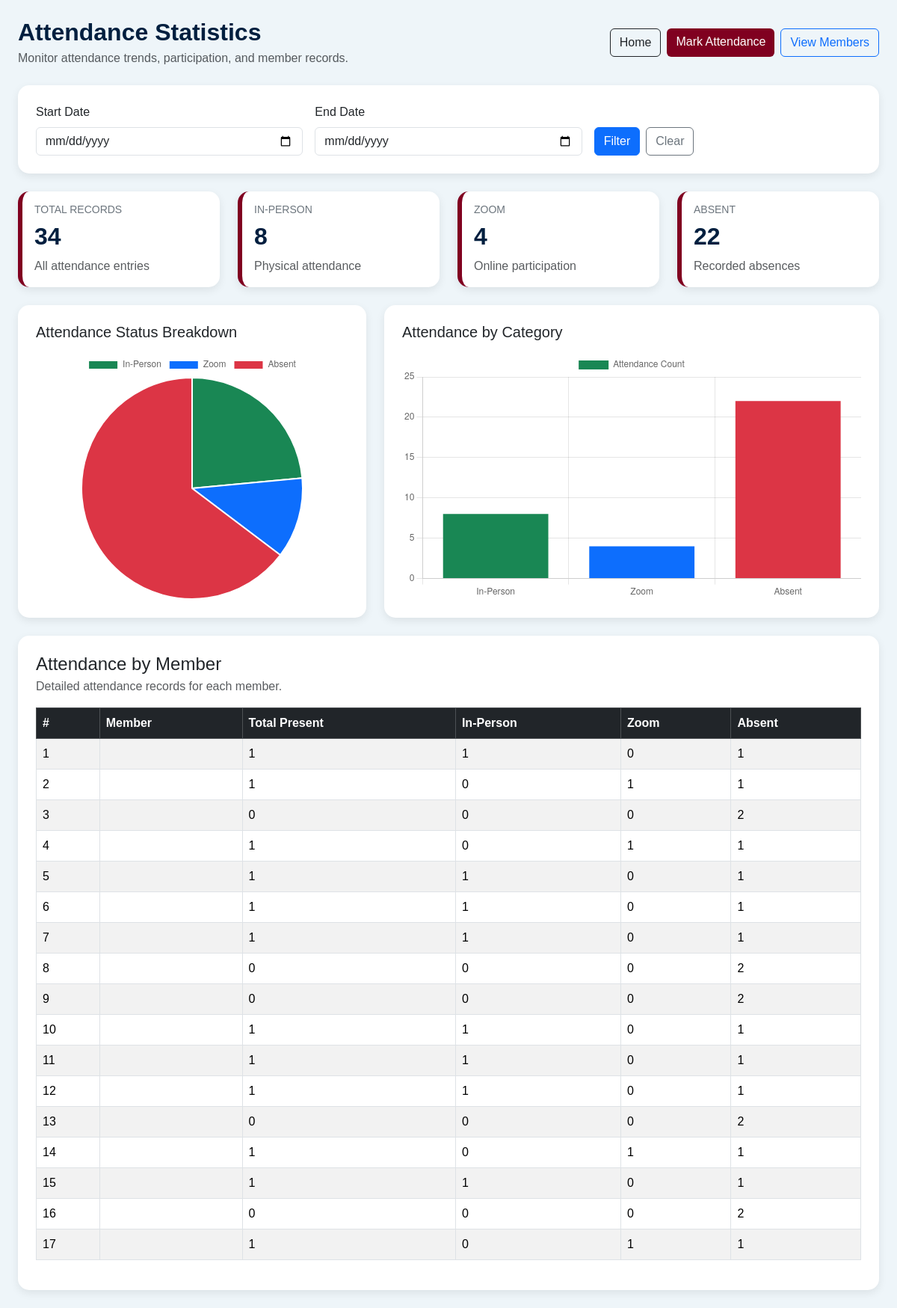
The page /attendance/statistics/ on the database its author committed.
### churchmembers/models.py (models this page shows, shortened)
class ChurchMember(models.Model):
    MARITAL_STATUS_CHOICES = [
        ("Single", "Single"),
        ("Married", "Married"),
        ("Widowed", "Widowed"),
        ("Divorced", "Divorced"),
        ("Separated", "Separated"),
    ]
    first_name = models.CharField(max_length=100)
    middle_name = models.CharField(max_length=100, blank=True, null=True)
    last_name = models.CharField(max_length=100)
    preferred_name = models.CharField(
        max_length=100,
        blank=True,
        null=True,
        help_text="Name the member prefers to be called."
    )
    photo = models.ImageField(
        upload_to="member_photos/",
        blank=True,
        null=True
    )
    address = models.ForeignKey(
        Address,
        on_delete=models.SET_NULL,
        blank=True,
        null=True,
        related_name="church_members"
    )
    home_phone = models.CharField(max_length=20, blank=True, null=True)
    mobile_phone = models.CharField(max_length=20, blank=True, null=True)
    email = models.EmailField(blank=True, null=True)
    date_of_birth = models.DateField(blank=True, null=True)
    baptismal_date = models.DateField(blank=True, null=True)
    membership_date = models.DateField(blank=True, null=True)
    transfer_date = models.DateField(blank=True, null=True)
    originating_congregation = models.ForeignKey(
        Congregation,
        on_delete=models.SET_NULL,
        blank=True,
        null=True,
        related_name="transferred_members"
    )
    previous_congregation_notes = models.TextField(blank=True, null=True)
    moved_to_area_date = models.DateField(blank=True, null=True)
    lives_with = models.CharField(max_length=200, blank=True, null=True)
    marital_status = models.CharField(
        max_length=20,
        choices=MARITAL_STATUS_CHOICES,
        blank=True,
        null=True
    )
    was_previously_married = models.BooleanField(default=False)
    has_children = models.BooleanField(default=False)
    children_in_congregation = models.PositiveIntegerField(blank=True, null=True)
    ministries = models.ManyToManyField(
        Ministry,
        blank=True,
        related_name="members"
    )
    worship_areas = models.ManyToManyField(
        WorshipArea,
        blank=True,
        related_name="members"
    )
    is_active = models.BooleanField(default=True)
    created_at = models.DateTimeField(auto_now_add=True)
    updated_at = models.DateTimeField(auto_now=True)
    class Meta:
        ordering = ["last_name", "first_name"]

### churchmembers/views.py (the view)
# urls.py: path("attendance/statistics/", views.attendance_statistics, name="attendance_statistics"),
def attendance_statistics(request):
    start_date = request.GET.get("start_date")
    end_date = request.GET.get("end_date")
    attendance_records = Attendance.objects.all()
    if start_date:
        attendance_records = attendance_records.filter(date__gte=start_date)
    if end_date:
        attendance_records = attendance_records.filter(date__lte=end_date)
    member_stats = []
    members = ChurchMember.objects.all().order_by("first_name", "last_name")
    for member in members:
        member_attendance = attendance_records.filter(member=member)
        in_person = member_attendance.filter(status="In Person").count()
        zoom = member_attendance.filter(status="Zoom").count()
        absent = member_attendance.filter(status="Absent").count()
        excused = member_attendance.filter(status="Excused").count()
        late = member_attendance.filter(status="Late").count()
        member_stats.append({
            "member": member,
            "in_person": in_person,
            "zoom": zoom,
            "absent": absent,
            "excused": excused,
            "late": late,
            "total_present": in_person + zoom + late,
        })
    return render(
        request,
        "churchmembers/attendance_statistics.html",
        {
            "total_records": attendance_records.count(),
            "in_person_count": attendance_records.filter(status="In Person").count(),
            "zoom_count": attendance_records.filter(status="Zoom").count(),
            "absent_count": attendance_records.filter(status="Absent").count(),
            "excused_count": attendance_records.filter(status="Excused").count(),
            "late_count": attendance_records.filter(status="Late").count(),
            "member_stats": member_stats,
            "start_date": start_date,
            "end_date": end_date,
        },
    )

### churchmembers/templates/churchmembers/attendance_statistics.html (shortened to what this page needs)
<!DOCTYPE html>
<html lang="en">
<head>
  <link href="https://cdn.jsdelivr.net/npm/bootstrap@5.3.3/dist/css/bootstrap.min.css" rel="stylesheet">
</head>
<body>
<div class="container-fluid px-4 py-4">
  <div class="d-flex justify-content-between align-items-center mb-4 flex-wrap gap-3">
    <div>
      <h2 class="page-title mb-1">Attendance Statistics</h2>
      <p class="text-muted mb-0">Monitor attendance trends, participation, and member records.</p>
    </div>
    <div class="d-flex gap-2 flex-wrap">
      <a href="{% url 'welcome' %}" class="btn btn-outline-dark">Home</a>
      <a href="{% url 'mark_attendance' %}" class="btn btn-wine">Mark Attendance</a>
      <a href="{% url 'member_list' %}" class="btn btn-outline-primary">View Members</a>
    </div>
  </div>
  <div class="card dashboard-card p-4 mb-4">
    <form method="GET" class="row g-3 align-items-end">
      <div class="col-md-4">
        <label class="form-label">Start Date</label>
        <input type="date" name="start_date" class="form-control" value="{{ start_date }}">
      </div>
      <div class="col-md-4">
        <label class="form-label">End Date</label>
        <input type="date" name="end_date" class="form-control" value="{{ end_date }}">
      </div>
      <div class="col-md-4 d-flex gap-2">
        <button type="submit" class="btn btn-primary">Filter</button>
        <a href="{% url 'attendance_statistics' %}" class="btn btn-outline-secondary">Clear</a>
      </div>
    </form>
  </div>
  <div class="row g-4 mb-4">
    <div class="col-md-3">
      <div class="card dashboard-card stat-card p-3">
        <h6>Total Records</h6>
        <h2>{{ total_records }}</h2>
        <p class="text-muted mb-0">All attendance entries</p>
      </div>
    </div>
    <div class="col-md-3">
      <div class="card dashboard-card stat-card p-3">
        <h6>In-Person</h6>
        <h2>{{ in_person_count }}</h2>
        <p class="text-muted mb-0">Physical attendance</p>
      </div>
    </div>
    <div class="col-md-3">
      <div class="card dashboard-card stat-card p-3">
        <h6>Zoom</h6>
        <h2>{{ zoom_count }}</h2>
        <p class="text-muted mb-0">Online participation</p>
      </div>
    </div>
    <div class="col-md-3">
      <div class="card dashboard-card stat-card p-3">
        <h6>Absent</h6>
        <h2>{{ absent_count }}</h2>
        <p class="text-muted mb-0">Recorded absences</p>
      </div>
    </div>
  </div>
  <div class="row g-4 mb-4">
    <div class="col-lg-5">
      <div class="card dashboard-card p-4">
        <h5 class="mb-3">Attendance Status Breakdown</h5>
        <div class="chart-box">
          <canvas id="attendancePieChart"></canvas>
        </div>
      </div>
    </div>
    <div class="col-lg-7">
      <div class="card dashboard-card p-4">
        <h5 class="mb-3">Attendance by Category</h5>
        <div class="chart-box">
          <canvas id="attendanceBarChart"></canvas>
        </div>
      </div>
    </div>
  </div>
  <div class="card dashboard-card p-4">
    <div class="d-flex justify-content-between align-items-center mb-3 flex-wrap gap-2">
      <div>
        <h4 class="mb-1">Attendance by Member</h4>
        <p class="text-muted mb-0">Detailed attendance records for each member.</p>
      </div>
    </div>
    <div class="table-wrapper">
      <table class="table table-bordered table-striped table-hover align-middle">
        <thead class="table-dark">
          <tr>
            <th>#</th>
            <th>Member</th>
            <th>Total Present</th>
            <th>In-Person</th>
            <th>Zoom</th>
            <th>Absent</th>
          </tr>
        </thead>
        <tbody>
          {% for row in member_stats %}
          <tr>
            <td>{{ forloop.counter }}</td>
            <td>{{ row.member.firstname }} {{ row.member.lastname }}</td>
            <td>{{ row.total_present }}</td>
            <td>{{ row.in_person }}</td>
            <td>{{ row.zoom }}</td>
            <td>{{ row.absent }}</td>
          </tr>
          {% empty %}
          <tr>
            <td colspan="6" class="text-center">No attendance records found for this period.</td>
          </tr>
          {% endfor %}
        </tbody>
      </table>
    </div>
  </div>
</div>
<script>
  const inPersonCount = {{ in_person_count|default:0 }};
  const zoomCount = {{ zoom_count|default:0 }};
  const absentCount = {{ absent_count|default:0 }};
  new Chart(document.getElementById("attendancePieChart"), {
    type: "pie",
    data: {
      labels: ["In-Person", "Zoom", "Absent"],
      datasets: [{
        data: [inPersonCount, zoomCount, absentCount],
        backgroundColor: ["#198754", "#0d6efd", "#dc3545"]
      }]
    },
    options: {
      responsive: true,
      maintainAspectRatio: false
    }
  });
  new Chart(document.getElementById("attendanceBarChart"), {
    type: "bar",
    data: {
      labels: ["In-Person", "Zoom", "Absent"],
      datasets: [{
        label: "Attendance Count",
        data: [inPersonCount, zoomCount, absentCount],
        backgroundColor: ["#198754", "#0d6efd", "#dc3545"]
      }]
    },
    options: {
      responsive: true,
      maintainAspectRatio: false,
      scales: {
        y: {
          beginAtZero: true,
          ticks: {
            precision: 0
          }
        }
      }
    }
  });
</script>
</body>
</html>

### churchmembers/templates/churchmembers/attendance_statistics.html (style rules this page uses)
body { background: #eef5f9; font-family: Arial, sans-serif; }
.page-title { color: #001f3f; font-weight: 700; }
.dashboard-card { border: none; border-radius: 15px; box-shadow: 0 4px 12px rgba(0,0,0,0.08); }
.stat-card { border-left: 6px solid #800020; }
.stat-card h6 { color: #6c757d; font-size: 14px; text-transform: uppercase; }
.stat-card h2 { color: #001f3f; font-weight: 700; }
.chart-box { height: 330px; }
.table-wrapper { overflow-x: auto; }
.btn-wine { background: #800020; color: white; border: none; }

### rows shown on the page
ChurchMember: total_present "1", in_person "1", zoom "0", absent "1"
ChurchMember: total_present "1", in_person "0", zoom "1", absent "1"
ChurchMember: total_present "0", in_person "0", zoom "0", absent "2"
ChurchMember: total_present "1", in_person "0", zoom "1", absent "1"
ChurchMember: total_present "1", in_person "1", zoom "0", absent "1"
ChurchMember: total_present "1", in_person "1", zoom "0", absent "1"
ChurchMember: total_present "1", in_person "1", zoom "0", absent "1"
ChurchMember: total_present "0", in_person "0", zoom "0", absent "2"
ChurchMember: total_present "0", in_person "0", zoom "0", absent "2"
ChurchMember: total_present "1", in_person "1", zoom "0", absent "1"
ChurchMember: total_present "1", in_person "1", zoom "0", absent "1"
ChurchMember: total_present "1", in_person "1", zoom "0", absent "1"
ChurchMember: total_present "0", in_person "0", zoom "0", absent "2"
ChurchMember: total_present "1", in_person "0", zoom "1", absent "1"
ChurchMember: total_present "1", in_person "1", zoom "0", absent "1"
ChurchMember: total_present "0", in_person "0", zoom "0", absent "2"
ChurchMember: total_present "1", in_person "0", zoom "1", absent "1"

### other values the page prints
{{ total_records }} "34"
{{ in_person_count }} "8"
{{ zoom_count }} "4"
{{ absent_count }} "22"
chart data {{ in_person_count|default:0 }} 8
chart data {{ zoom_count|default:0 }} 4
chart data {{ absent_count|default:0 }} 22
